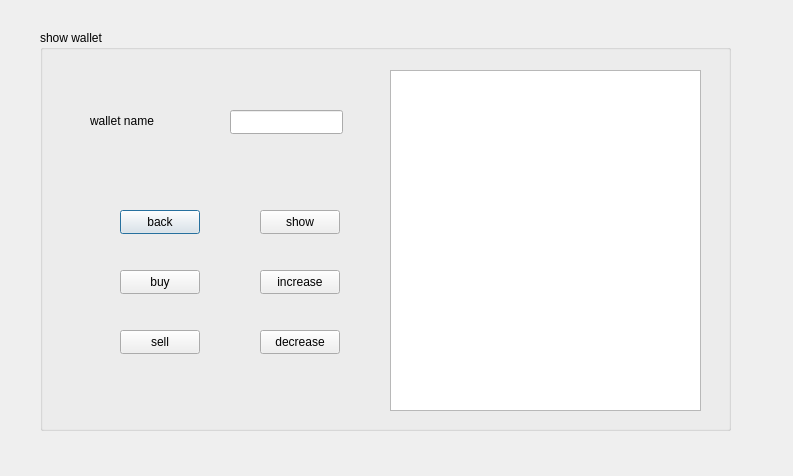
<?xml version="1.0" encoding="UTF-8"?>
<ui version="4.0">
 <class>showwallet</class>
 <widget class="QDialog" name="showwallet">
  <property name="geometry">
   <rect>
    <x>0</x>
    <y>0</y>
    <width>793</width>
    <height>476</height>
   </rect>
  </property>
  <property name="windowTitle">
   <string>Dialog</string>
  </property>
  <widget class="QGroupBox" name="groupBox">
   <property name="geometry">
    <rect>
     <x>40</x>
     <y>30</y>
     <width>691</width>
     <height>401</height>
    </rect>
   </property>
   <property name="title">
    <string>show wallet</string>
   </property>
   <widget class="QLabel" name="label">
    <property name="geometry">
     <rect>
      <x>50</x>
      <y>80</y>
      <width>91</width>
      <height>21</height>
     </rect>
    </property>
    <property name="text">
     <string>wallet name</string>
    </property>
   </widget>
   <widget class="QLineEdit" name="linewalletname">
    <property name="geometry">
     <rect>
      <x>190</x>
      <y>80</y>
      <width>113</width>
      <height>24</height>
     </rect>
    </property>
   </widget>
   <widget class="QPushButton" name="pushButton">
    <property name="geometry">
     <rect>
      <x>80</x>
      <y>180</y>
      <width>80</width>
      <height>24</height>
     </rect>
    </property>
    <property name="text">
     <string>back</string>
    </property>
   </widget>
   <widget class="QPushButton" name="shw">
    <property name="geometry">
     <rect>
      <x>220</x>
      <y>180</y>
      <width>80</width>
      <height>24</height>
     </rect>
    </property>
    <property name="text">
     <string>show</string>
    </property>
   </widget>
   <widget class="QTextBrowser" name="textBrowser">
    <property name="geometry">
     <rect>
      <x>350</x>
      <y>40</y>
      <width>311</width>
      <height>341</height>
     </rect>
    </property>
   </widget>
   <widget class="QPushButton" name="buy">
    <property name="geometry">
     <rect>
      <x>80</x>
      <y>240</y>
      <width>80</width>
      <height>24</height>
     </rect>
    </property>
    <property name="text">
     <string>buy</string>
    </property>
   </widget>
   <widget class="QPushButton" name="increase">
    <property name="geometry">
     <rect>
      <x>220</x>
      <y>240</y>
      <width>80</width>
      <height>24</height>
     </rect>
    </property>
    <property name="text">
     <string>increase</string>
    </property>
   </widget>
   <widget class="QPushButton" name="sell">
    <property name="geometry">
     <rect>
      <x>80</x>
      <y>300</y>
      <width>80</width>
      <height>24</height>
     </rect>
    </property>
    <property name="text">
     <string>sell</string>
    </property>
   </widget>
   <widget class="QPushButton" name="decrease">
    <property name="geometry">
     <rect>
      <x>220</x>
      <y>300</y>
      <width>80</width>
      <height>24</height>
     </rect>
    </property>
    <property name="text">
     <string>decrease</string>
    </property>
   </widget>
  </widget>
 </widget>
 <resources/>
 <connections/>
</ui>
